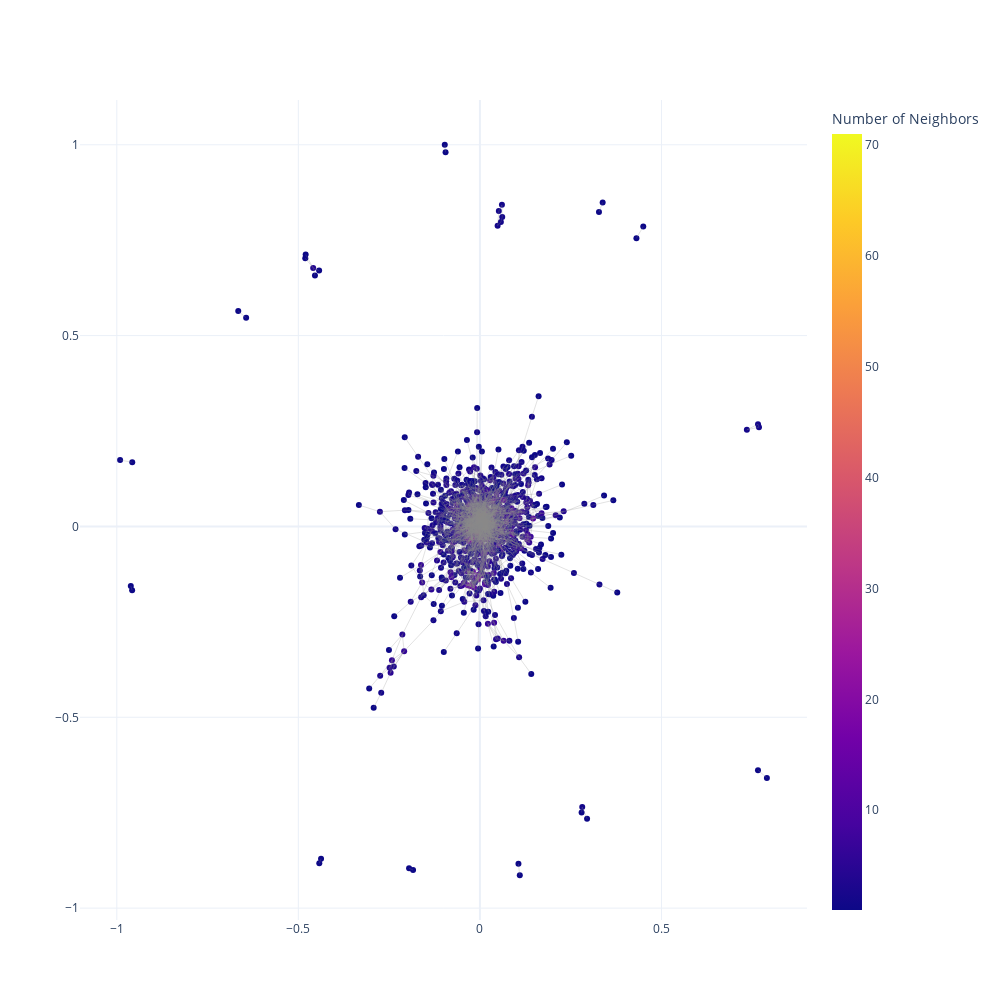

The notebook cell saved with this chart:
### Markdown cell above
## Plot Network w/ Clusters

### Code cell
plot_network_gene_product(G, meta)

### Figure 1 — Plotly figure (JSON) as saved in the notebook; plotly's stock layout.template omitted (floating-point values rounded to 4 significant figures; data arrays with more than 128 entries replaced by an {"elided": "..."} marker saying what was removed)
{"data": [{"hovertext": {"elided": "876 str values"}, "marker": {"color": {"elided": "876 int values"}, "colorbar": {"title": {"text": "Number of Neighbors"}}}, "mode": "markers", "type": "scatter", "x": {"elided": "876 float values"}, "y": {"elided": "876 float values"}}, {"line": {"color": "#888", "width": 0.25}, "mode": "lines", "type": "scatter", "x": {"elided": "9153 float values"}, "y": {"elided": "9153 float values"}}], "layout": {"height": 1000, "showlegend": false, "width": 1000}}
